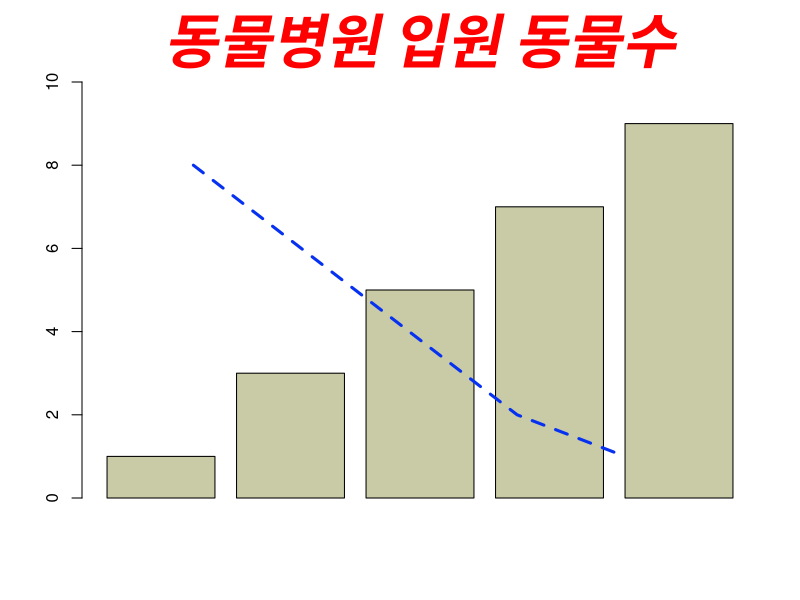

This chart was generated by the following R code:

# 기본 -----------------
## 벡터 데이터
cats <- c(1, 3, 5, 7, 9)
dogs <- c(8, 6, 4, 2, 1)

## 막대 그래프
barplot(cats, col="#c9cba6", ylim = c(0,10))

## 선그래프
lines(dogs, pch=22, lty=2, col="#0631f1", lwd = 3)

## 제목
title(main = "동물병원 입원 동물수", col.main="red", font.main = 4, cex.main = 3.5)

# 글꼴 ligature ----------------

if( cats[1] != dogs[1]) {
    print("개와 고양이는 달라요")
} else {
   print("개와 고양이는 같다.")
}

# 단축키

